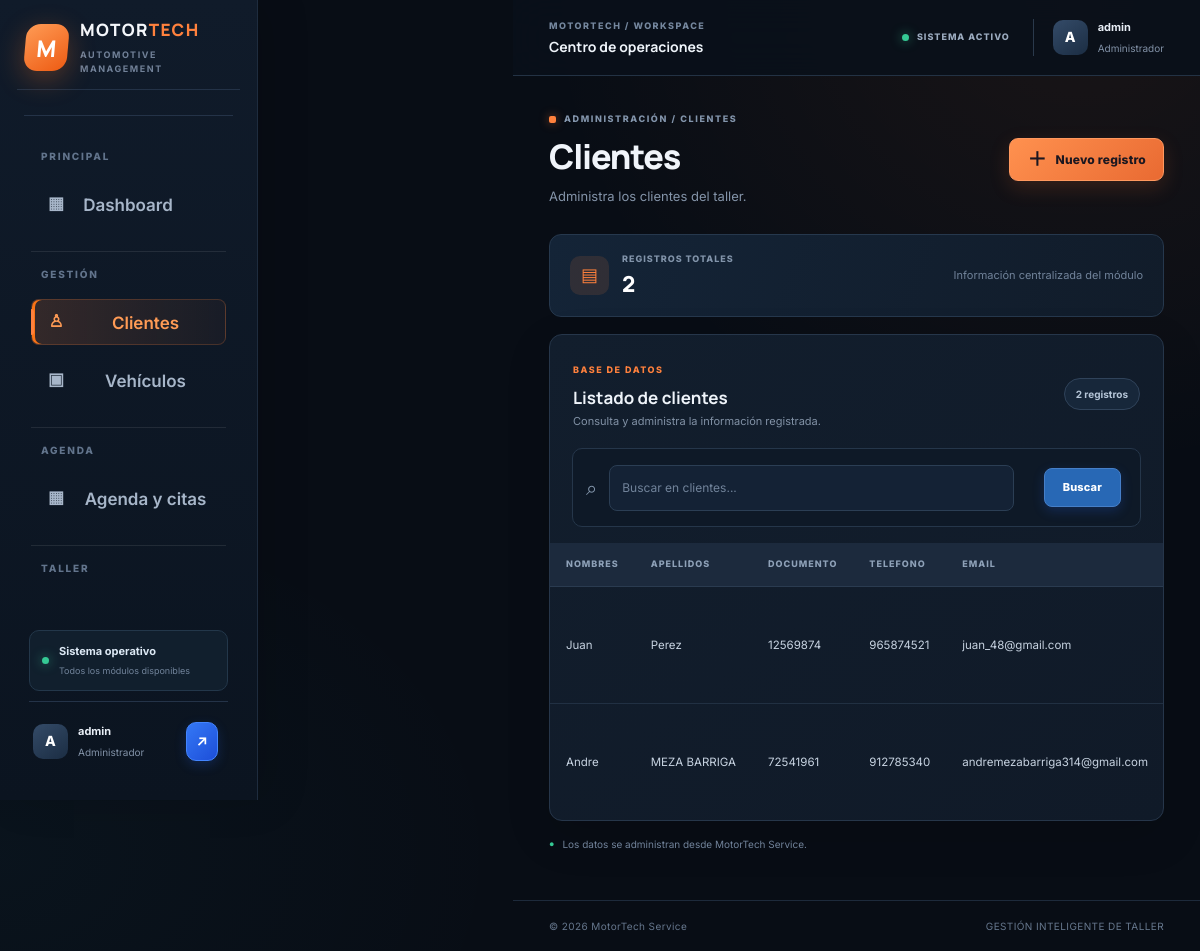
The app's page /clientes/ (signed in) with its own data.
### taller/models/cliente.py (models this page shows, shortened)
class Cliente(models.Model):
    nombres = models.CharField(max_length=100)
    apellidos = models.CharField(max_length=100)
    documento = models.CharField(max_length=20, unique=True)
    telefono = models.CharField(max_length=20)
    email = models.EmailField(blank=True)
    direccion = models.CharField(max_length=255, blank=True)
    fecha_registro = models.DateTimeField(auto_now_add=True)
    class Meta:
        ordering = ["apellidos", "nombres"]
        verbose_name = "Cliente"
        verbose_name_plural = "Clientes"

### taller/views/crud.py (the view, shortened to what this page needs)
# urls.py: path("<slug:slug>/", crud_list, name="crud_list"),
@login_required
def crud_list(request, slug):
    config = obtener_modulo(slug)
    modelo = config["modelo"]
    objetos = modelo.objects.all().order_by("-pk")
    campos = [
        campo for campo in modelo._meta.fields
        if campo.concrete
        and not campo.many_to_many
        and not campo.primary_key
    ]
    consulta = request.GET.get("q", "").strip()
    filas = []
    for objeto in objetos[:200]:
        valores = []
        for campo in campos:
            valor = getattr(objeto, campo.name, "")
            valores.append(str(valor) if valor is not None else "—")
        filas.append({
            "objeto": objeto,
            "valores": valores,
        })
    return render(request, "taller/crud/list.html", {
        "config": config,
        "slug": slug,
        "campos": campos,
        "filas": filas,
        "consulta": consulta,
        "cantidad": objetos.count(),
    })

### taller/views/crud.py (called while the page is built)
def obtener_modulo(slug):
    modulo = MODULOS.get(slug)
    if not modulo:
        from django.http import Http404
        raise Http404("El módulo solicitado no existe.")
    return modulo

### taller/templates/taller/crud/list.html (shortened to what this page needs)
{% extends "taller/base.html" %}
{% block content %}
<div class="module-page">
    <div class="module-heading">
        <div class="module-heading-copy">
            <div class="eyebrow"><span></span> ADMINISTRACIÓN / {{ config.titulo|upper }}</div>
            <h1>{{ config.titulo }}</h1>
            <p>{{ config.descripcion }}</p>
        </div>
        <a class="primary-button" href="{% url 'crud_create' slug %}">
            <span class="button-plus">＋</span>
            Nuevo registro
        </a>
    </div>
    <div class="module-summary">
        <div class="summary-indicator">
            <span class="summary-icon">▤</span>
            <div>
                <small>REGISTROS TOTALES</small>
                <strong>{{ cantidad }}</strong>
            </div>
        </div>
        <div class="summary-description">
            Información centralizada del módulo
        </div>
    </div>
    <section class="data-panel">
        <div class="data-panel-header">
            <div>
                <span class="panel-kicker">BASE DE DATOS</span>
                <h2>Listado de {{ config.titulo|lower }}</h2>
                <p>Consulta y administra la información registrada.</p>
            </div>
            <span class="data-count">{{ cantidad }} registros</span>
        </div>
        <div class="crud-toolbar">
            <form method="get" class="search-form">
                <span class="search-icon">⌕</span>
                <input type="search" name="q" value="{{ consulta }}"
                       placeholder="Buscar en {{ config.titulo|lower }}..."
                       aria-label="Buscar registros">
                <button type="submit">Buscar</button>
            </form>
        </div>
        {% if filas %}
        <div class="table-wrap">
            <table class="crud-table">
                <thead>
                    <tr>
                        {% for campo in campos %}
                            <th>{{ campo.verbose_name|capfirst }}</th>
                        {% endfor %}
                    </tr>
                </thead>
                <tbody>
                    {% for fila in filas %}
                    <tr>
                        {% for valor in fila.valores %}
                            <td>{{ valor|truncatechars:55 }}</td>
                        {% endfor %}
                    </tr>
                    {% endfor %}
                </tbody>
            </table>
        </div>
        {% endif %}
    </section>
    <div class="module-footnote">
        <span>●</span> Los datos se administran desde MotorTech Service.
    </div>
</div>
{% endblock %}

### taller/templates/taller/base.html (shortened to what this page needs)
{% load static %}
<!DOCTYPE html>
<html lang="es">
<head>
    <link rel="stylesheet" href="{% static 'taller/css/app.css' %}?v=redesign">
    <link rel="stylesheet" href="{% static 'taller/css/components.css' %}?v=redesign">
    <link rel="stylesheet" href="{% static 'taller/css/dashboard-v2.css' %}?v=redesign">
    <link rel="stylesheet" href="{% static 'taller/css/motortech-redesign.css' %}?v=1">
</head>
<body>
    <div class="app-layout">
        {% include "taller/components/sidebar.html" %}
        <main class="main-content">
            {% include "taller/components/navbar.html" %}
            <section class="page-content">
                {% block content %}{% endblock %}
            </section>
            <footer class="footer">
                <span>© 2026 MotorTech Service</span>
                <span>GESTIÓN INTELIGENTE DE TALLER</span>
            </footer>
        </main>
    </div>
</body>
</html>

### taller/templates/taller/components/sidebar.html (shortened to what this page needs)
﻿{% load static %}
<aside class="sidebar" id="sidebar">
    <a class="brand" href="{% url 'dashboard' %}">
        <span class="brand-icon">
            <span>M</span>
        </span>
        <span class="brand-copy">
            <strong>MOTOR<span>TECH</span></strong>
            <small>AUTOMOTIVE MANAGEMENT</small>
        </span>
    </a>
    <nav class="sidebar-navigation">
        <div class="sidebar-section">
            <div class="menu-label">PRINCIPAL</div>
            <a class="nav-link {% if request.path == '/' %}active{% endif %}"
               href="{% url 'dashboard' %}">
                <span class="nav-icon">▦</span>
                <span>Dashboard</span>
                <span class="nav-indicator"></span>
            </a>
        </div>
        <div class="sidebar-section">
            <div class="menu-label">GESTIÓN</div>
            <a class="nav-link {% if '/clientes/' in request.path %}active{% endif %}"
               href="{% url 'crud_list' 'clientes' %}">
                <span class="nav-icon">♙</span>
                <span>Clientes</span>
            </a>
            <a class="nav-link {% if '/vehiculos/' in request.path %}active{% endif %}"
               href="{% url 'crud_list' 'vehiculos' %}">
                <span class="nav-icon">▣</span>
                <span>Vehículos</span>
            </a>
        </div>
        <div class="sidebar-section">
            <div class="menu-label">AGENDA</div>
            <a class="nav-link {% if '/citas/' in request.path %}active{% endif %}"
               href="{% url 'crud_list' 'citas' %}">
                <span class="nav-icon">▦</span>
                <span>Agenda y citas</span>
            </a>
        </div>
        <div class="sidebar-section">
            <div class="menu-label">TALLER</div>
            <a class="nav-link {% if '/diagnosticos/' in request.path %}active{% endif %}"
               href="{% url 'crud_list' 'diagnosticos' %}">
                <span class="nav-icon">⌕</span>
                <span>Diagnósticos</span>
            </a>
        </div>
    </nav>
    <div class="sidebar-spacer"></div>
    <div class="sidebar-status">
        <span class="status-light"></span>
        <div>
            <strong>Sistema operativo</strong>
            <small>Todos los módulos disponibles</small>
        </div>
    </div>
    <div class="sidebar-user">
        <div class="sidebar-user-avatar">
            {{ request.user.username|first|upper }}
        </div>
        <div class="sidebar-user-info">
            <strong>{{ request.user.username }}</strong>
            <small>Administrador</small>
        </div>
        <form method="post" action="{% url 'logout' %}">
            <button
                class="logout-button"
                type="submit"
                title="Cerrar sesión">
                ↗
            </button>
        </form>
    </div>
</aside>

### taller/templates/taller/components/navbar.html (shortened to what this page needs)
<header class="topbar">
    <div class="topbar-left">
        <div class="topbar-heading">
            <span class="topbar-caption">MOTORTECH / WORKSPACE</span>
            <strong>Centro de operaciones</strong>
        </div>
    </div>
    <div class="topbar-right">
        <div class="topbar-system">
            <span></span> SISTEMA ACTIVO
        </div>
        <div class="topbar-user">
            <div class="user-avatar">{{ request.user.username|first|upper }}</div>
            <div class="topbar-user-copy">
                <strong>{{ request.user.username }}</strong>
                <small>Administrador</small>
            </div>
        </div>
    </div>
</header>

### records on screen
Cliente: valores "Juan" "Perez" "12569874" "965874521" "juan_48@gmail.com"
Cliente: valores "Andre" "MEZA BARRIGA" "72541961" "912785340" "andremezabarriga314@gmail.com"

### other values on screen
{{ request.user.username|first|upper }} "A"
{{ request.user.username }} "admin"
{{ config.titulo|upper }} "CLIENTES"
{{ config.titulo }} "Clientes"
{{ config.descripcion }} "Administra los clientes del taller."
{{ cantidad }} "2"
{{ config.titulo|lower }} "clientes"
{{ campo.verbose_name|capfirst }} "NOMBRES" "APELLIDOS" "DOCUMENTO" "TELEFONO" "EMAIL"
